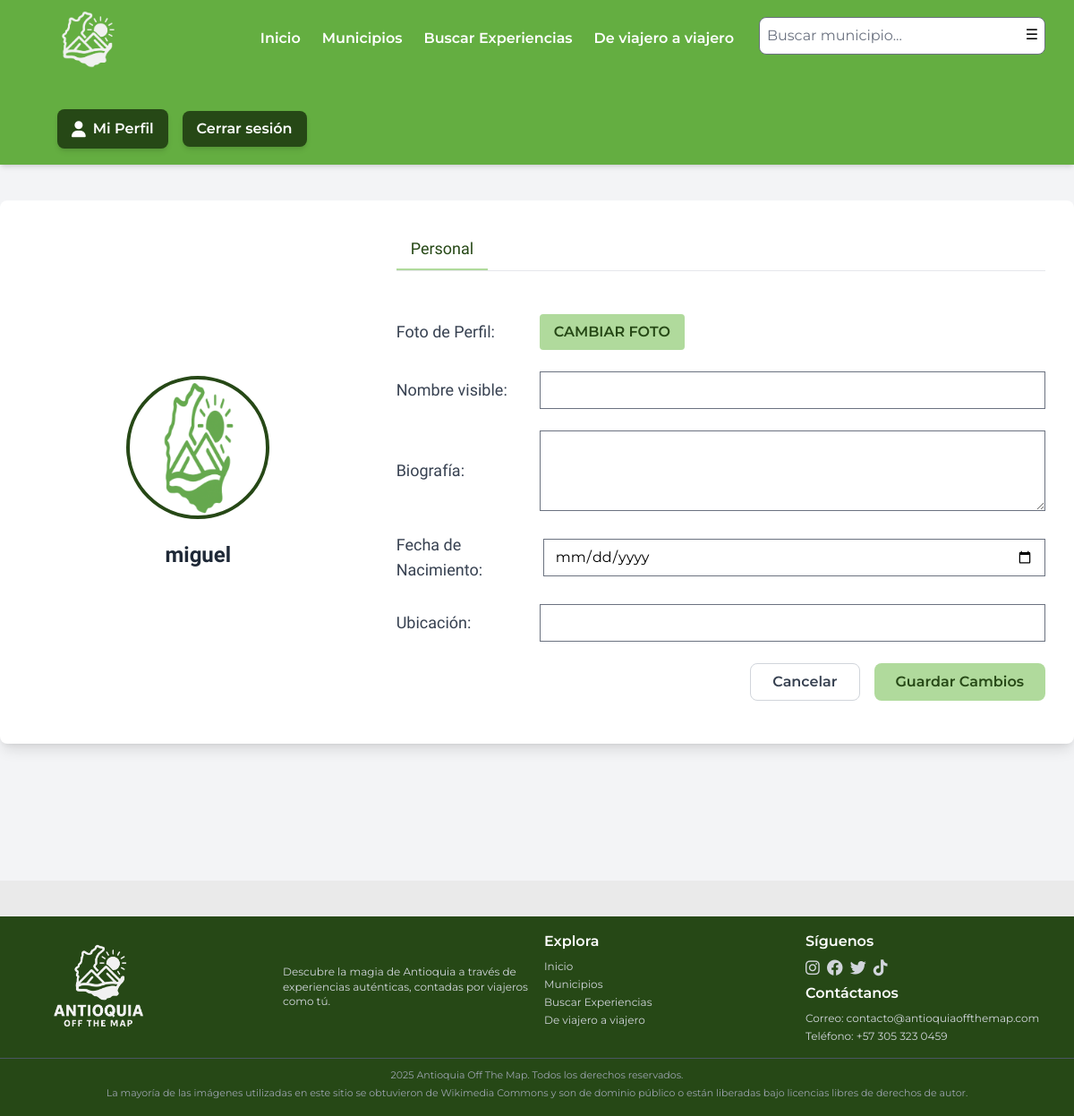
Screenshot of /accounts/profile/edit/ (signed in) with the database file from the repository.
### User/models.py (models this page shows, shortened)
class Profile(models.Model):
    user = models.OneToOneField(User, on_delete=models.CASCADE)
    display_name = models.CharField(max_length=100, blank=True, null=True)
    bio = models.TextField(max_length=500, blank=True)
    profile_picture = models.ImageField(upload_to='profile_pics/', default='profile_pics/default.png')
    birth_date = models.DateField(null=True, blank=True)
    location = models.CharField(max_length=100, blank=True)

### User/views.py (the view)
# urls.py: path('profile/edit/', views.profile_edit, name='profile_edit'),
@login_required
def profile_edit(request):
    if request.method == 'POST':
        form = ProfileUpdateForm(request.POST, request.FILES, instance=request.user.profile)
        if form.is_valid():
            form.save()
            messages.success(request, 'Tu perfil ha sido actualizado exitosamente!')
            return redirect('profile', username=request.user.username)
    else:
        form = ProfileUpdateForm(instance=request.user.profile)
    return render(request, 'profile_edit.html', {'form': form})

### User/forms.py
class ProfileUpdateForm(forms.ModelForm):
    class Meta:
        model = Profile
        fields = ['display_name', 'bio', 'profile_picture', 'birth_date', 'location']
        widgets = {
            'display_name': forms.TextInput(attrs={'class': 'form-control w-full text-left'}),
            'bio': forms.Textarea(attrs={'class': 'form-control w-full text-left', 'rows': 3}),
            'birth_date': forms.DateInput(attrs={'class': 'form-control w-full text-left', 'type': 'date'}),
            'location': forms.TextInput(attrs={'class': 'form-control w-full text-left'}),
        }

### destination/context_processors.py (called while the page is built)
def common_data(request):
    categories = Category.objects.all()
    locations = Municipality.objects.values_list('location', flat=True).distinct()
    return {
        'categories': categories,
        'locations': locations,
    }

### User/templates/profile_edit.html (shortened to what this page needs)
{% extends 'base.html' %}
{% load static %}
{% block content %}
<div class="bg-gray-100 min-h-screen py-10 w-full">
  <div class="max-w-7xl mx-auto bg-white rounded-lg shadow-lg p-8 flex flex-col md:flex-row gap-8 items-center md:items-stretch">
    <div class="flex flex-col justify-center items-center md:w-1/3 w-full">
      <img id="profile-pic-preview" src="{{ form.instance.profile_picture.url }}" alt="Foto de perfil actual" class="w-40 h-40 object-cover rounded-full border-4 border-customDarkGreen mb-4">
      <p class="text-2xl font-bold font-title text-gray-800 mt-2 text-center">{{ form.instance.display_name|default:request.user.username }}</p>
    </div>
    <div class="flex-1 flex flex-col justify-center">
      <div class="border-b mb-6">
        <nav class="flex gap-6">
          <button class="py-2 px-4 border-b-2 font-title text-lg border-customLightGreen text-customDarkGreen focus:outline-none">Personal</button>
        </nav>
      </div>
      <form method="POST" enctype="multipart/form-data" class="space-y-6">
        <div class="flex items-center mb-4">
          <label class="font-title text-lg text-gray-700 w-40 text-left">Foto de Perfil:</label>
          <div class="flex items-center gap-4 flex-1">
            <label for="id_profile_picture" class="inline-block bg-customLightGreen text-customDarkGreen px-4 py-2 rounded hover:bg-customGreen cursor-pointer font-semibold font-body">CAMBIAR FOTO</label>
          </div>
        </div>
        <div class="flex items-center mb-4">
          <label class="font-title text-lg text-gray-700 w-40 text-left">Nombre visible:</label>
          <div class="flex-1 font-body">{{ form.display_name }}</div>
        </div>
        <div class="flex items-center mb-4">
          <label class="font-title text-lg text-gray-700 w-40 text-left">Biografía:</label>
          <div class="flex-1 font-body">{{ form.bio }}</div>
        </div>
        <div class="flex items-center mb-4">
          <label class="font-title text-lg text-gray-700 w-40 text-left mr-1">Fecha de Nacimiento:</label>
          <div class="flex-1 font-body">{{ form.birth_date }}</div>
        </div>
        <div class="flex items-center mb-4">
          <label class="font-title text-lg text-gray-700 w-40 text-left">Ubicación:</label>
          <div class="flex-1 font-body text-xl">{{ form.location }}</div>
        </div>
        <div class="flex justify-end gap-4 mt-8">
          <a href="{% url 'profile' request.user.username %}" class="px-6 py-2 border border-gray-300 rounded-lg text-gray-700 hover:bg-gray-50 font-semibold font-body">Cancelar</a>
          <button type="submit" class="px-6 py-2 bg-customLightGreen text-customDarkGreen rounded-lg hover:bg-customGreen font-semibold font-body">Guardar Cambios</button>
        </div>
      </form>
    </div>
  </div>
</div>
{% endblock %}

### rows the page displays
Profile: instance.profile_picture (picture), instance.display_name "miguel"
